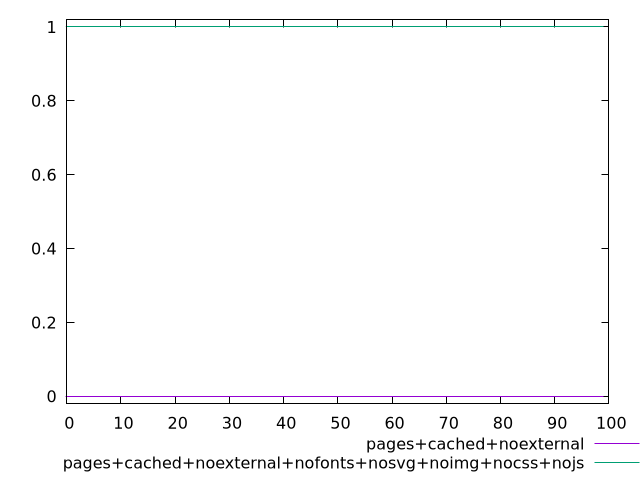

gnuplot code for this plot:
$_pagesCachedNoexternal <<EOF
0
0
0
0
0
0
0
0
0
0
0
0
0
0
0
0
0
0
0
0
0
0
0
0
0
0
0
0
0
0
0
0
0
0
0
0
0
0
0
0
0
0
0
0
0
0
0
0
0
0
0
0
0
0
0
0
0
0
0
0
0
0
0
0
0
0
0
0
0
0
0
0
0
0
0
0
0
0
0
0
0
0
0
0
0
0
0
0
0
0
0
0
0
0
0
0
0
0
0
0
EOF
$_pagesCachedNoexternalNofontsNosvgNoimgNocssNojs <<EOF
1
1
1
1
1
1
1
1
1
1
1
1
1
1
1
1
1
1
1
1
1
1
1
1
1
1
1
1
1
1
1
1
1
1
1
1
1
1
1
1
1
1
1
1
1
1
1
1
1
1
1
1
1
1
1
1
1
1
1
1
1
1
1
1
1
1
1
1
1
1
1
1
1
1
1
1
1
1
1
1
1
1
1
1
1
1
1
1
1
1
1
1
1
1
1
1
1
1
1
1
EOF
set key outside below
set terminal pngcairo
set output "report_00004_2020-11-02T20-21-41.718Z/uses-webp-images/uses-webp-images_pages+cached+noexternal_pages+cached+noexternal+nofonts+nosvg+noimg+nocss+nojs.png"
set yrange [-0.02:1.02]
plot $_pagesCachedNoexternal title "pages+cached+noexternal" with line ,$_pagesCachedNoexternalNofontsNosvgNoimgNocssNojs title "pages+cached+noexternal+nofonts+nosvg+noimg+nocss+nojs" with line ,
